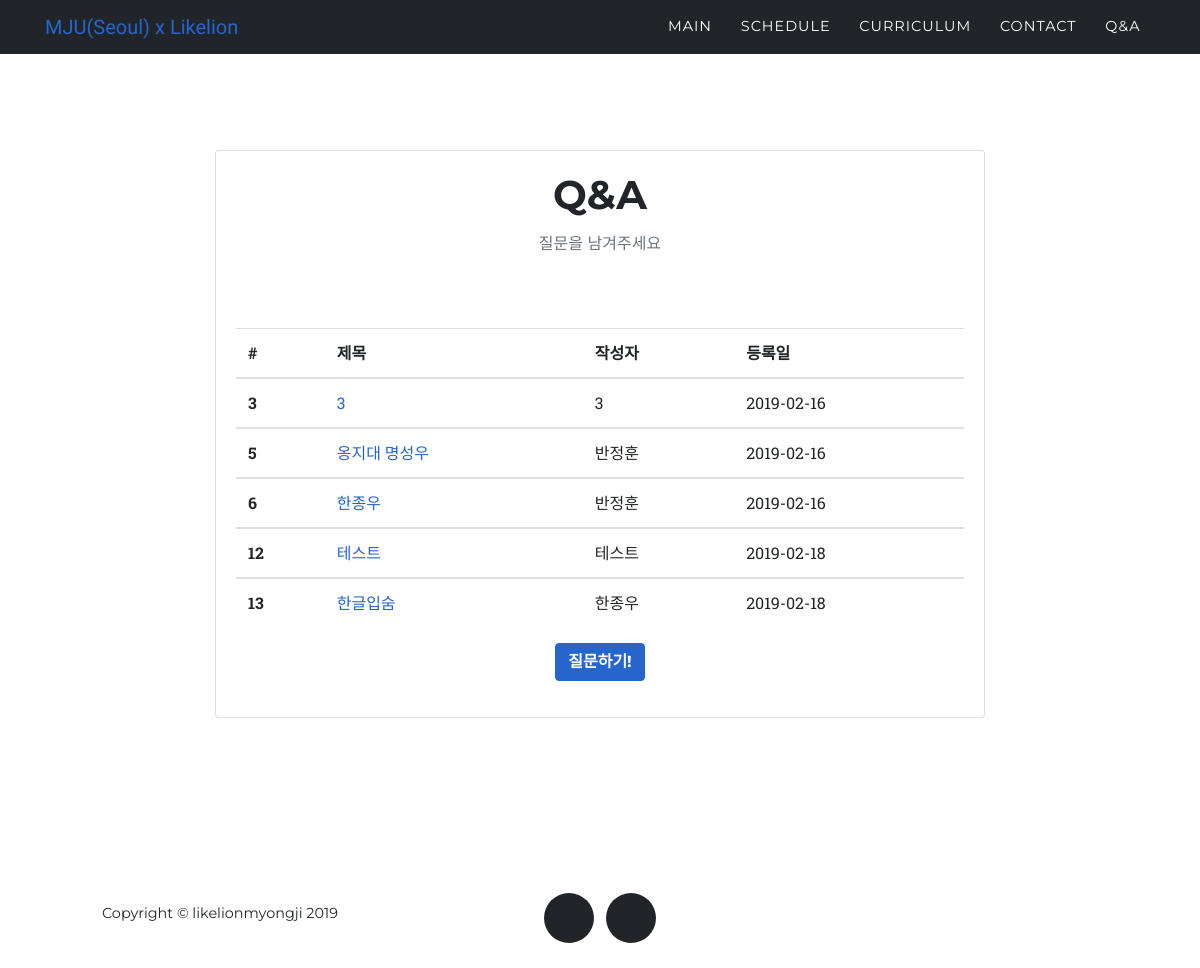
/question/, run on an earlier commit of the app's database.
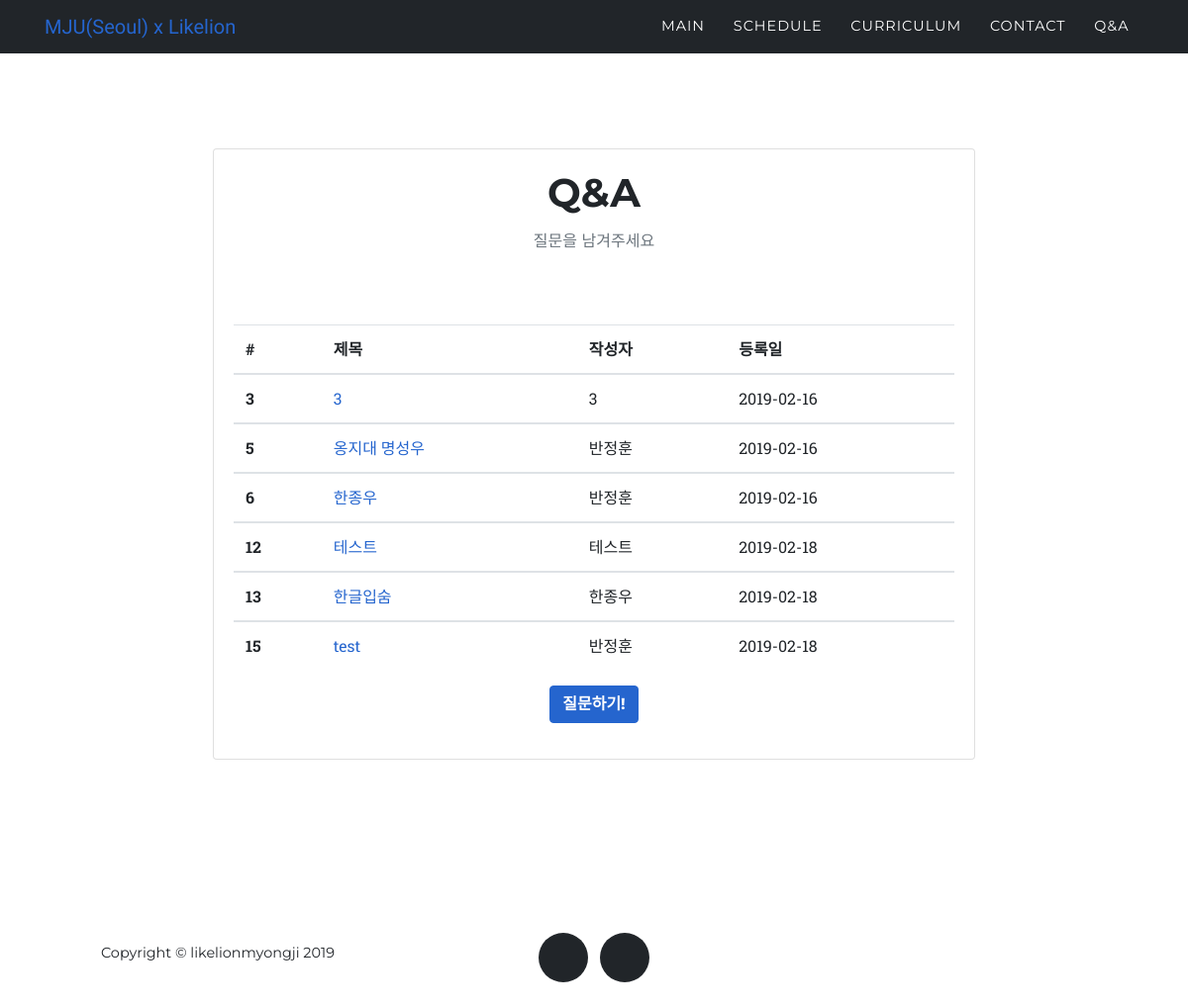
And on a later commit of the database.
### question/models.py (models this page shows, shortened)
class Question(models.Model):
    title = models.CharField(max_length=200)
    pub_date = models.DateTimeField('date published')
    body = models.TextField()
    writer = models.CharField(max_length=10)
    password = models.CharField(max_length=50)

### question/views.py (the view)
# urls.py: path('question/', question.views.question_list, name='question_list'),
def question_list(request):
    questions = Question.objects
    return render(request, 'question_list.html', {'question':questions})

### question/templates/question_list.html
{% extends 'question_base.html' %}
{% block content %}
<section>
  <div class="container col-md-8">
    <div class="card">
      <div class="card-body">
        <h2 class="section-heading text-uppercase text-center">Q&A</h2>
        <h3 class="section-subheading text-muted text-center">질문을 남겨주세요</h3>
        <table class="table">
          <thead>
            <tr>
              <th scope="col">#</th>
              <th scope="col">제목</th>
              <th scope="col">작성자</th>
              <th scope="col">등록일</th>
            </tr>
          </thead>
          {% for question in question.all %}
            <tbody>
              <tr>
                <th scope="row">{{question.id}}</th>
                <td><a href="{%url 'question_detail' question.id%}">{{question.title}}</a></td>                  <td>{{question.writer}}</td>
                <td>{{question.pub_date|date:"Y-m-d"}}</td>
              </tr>
            </tbody>
          {% endfor %}
        </table>
        <p class = "text-center">
          <a class="btn btn-primary" href="{% url 'question_post'%}" role="button">질문하기!</a>
        </p>
      </div>
    </div>
  </div>
</section>
{% endblock %}

What changed in the data, as far as the page shows it:
added Question: id "15", title "test", writer "반정훈", pub_date "2019-02-18"
